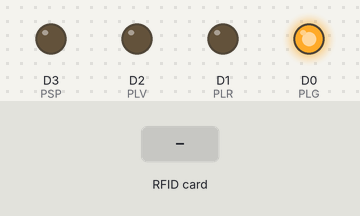
The sketch below on a simulated ESP8266 (NodeMCU). Parts: output pins drawn as LEDs (lit = HIGH). Dashed ring = blinking. The inputs (shaded band) are chosen by the test bench. WiFi joins after 1.5 s; servers stay silent unless stated; what the sketch prints to the serial monitor is not drawn.

Above: at 0.4 s.
At 5.0 s:
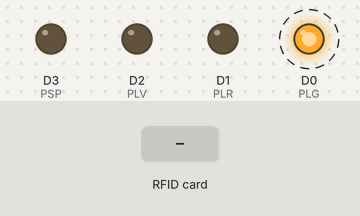
5.1 s: RFID card 5E 7A 19 C4 held to the reader
At 6.13 s:
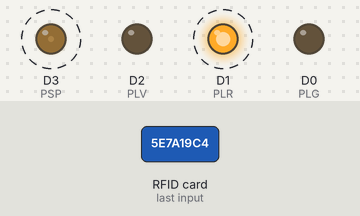
Timing chart, 0 to 14.1 s (numbered marks = the images above; inputs shaded):
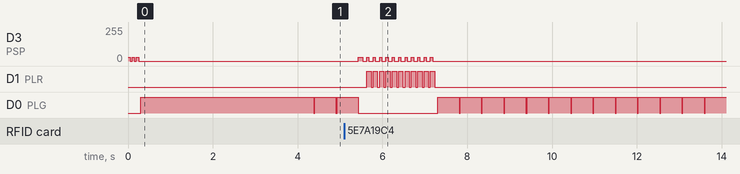

Measured:
- after the input at 5.1 s, D3 (PSP): alternates 30/255 for 0.05 s and 0/255 for 0.10 s, 24 changes in all, then stays 0/255, starting after 0.33 s; D1 (PLR): alternates HIGH for 0.10 s and LOW for 0.05 s, 22 changes in all, then stays LOW, starting after 0.53 s
- by itself, D0 (PLG): repeats every 0.53 s: HIGH 0.50 s, LOW 0.03 s

The sketch:

bibliohackrom.ino
```cpp
/*
 * BiblioHackDay 2019
 * RFID Manager
 */

#include "ESP8266WiFi.h"
#include <SPI.h>
#include <MFRC522.h>
#include <ESP8266HTTPClient.h>

// WiFi Password

const char *ssid = "motog";      // Nome AP
const char *pasw = "ciaociao22"; // Password AP

// Section: PINOUT

#define PLG D0 // Pin LED Giallo -> Esercizio
#define PLR D1 // Pin LED Rosso -> Libri OK
#define PLV D2 // Pin LED Verde -> Libri Sbagliati
#define PSP D3 // Pin Speaker

/* Pin Match
 * | RC522 |  Cavo   | ESP8266  |
 * | :---: | :-----: | :------: |
 * |  SDA  |  Viola  | SD3 (10) |
 * |  SCK  | Grigio  |    D5    |
 * | MOSI  | Bianco  |    D7    |
 * | MISO  |  Nero   |    D6    |
 * |  IRQ  |    -    |          |
 * |  GND  |    *    |          |
 * |  RST  | Marrone | SD2 (9)  |
 * | 3.3V  |    *    |          |
 */
#define P_RFID_SDA 10
#define P_RFID_RST 9

MFRC522 mfrc522(P_RFID_SDA, P_RFID_RST);

// Section: FXs

void setup()
{
    pinMode(PSP, OUTPUT);
    pinMode(PLG, OUTPUT);
    pinMode(PLR, OUTPUT);
    pinMode(PLV, OUTPUT);
    beep(50);
    beep(50);
    beep(50);
    digitalWrite(PLG, 1);
    Serial.begin(9600);                // Inizializza la seriale
    Serial.println("\nBiblioHackROM OK!");
    SPI.begin();                       // Inizializza SPI
    mfrc522.PCD_Init();                // Inizializza l'RC522
    mfrc522.PCD_DumpVersionToSerial(); // Stampa la versione del circuito
    WiFi.mode(WIFI_OFF);               // Evita problemi di connessione
    delay(1000);
    WiFi.mode(WIFI_STA); // Client Mode
    setupAPConnection();
    delay(1000);
}

extern int books[] = {0, 0, 0}; // io mi suicidio

void loop()
{
    Serial.flush();
    Serial.println("Main loop!");
    lookForCard();
}

/*===================================*/

void setupAPConnection()
{
    Serial.print("Connessione al WiFi: ");
    WiFi.begin(ssid, pasw);
    while (WiFi.status() != WL_CONNECTED)
    {
        delay(500);
        Serial.print("*");
    }
    Serial.print("Connesso! Indirizzo IP: ");
    Serial.print(WiFi.localIP()); // Print the IP address
    Serial.println();
    digitalWrite(PLG, 1);
}

void beep(unsigned char delayms)
{
    analogWrite(PSP, 30);
    delay(delayms);
    analogWrite(PSP, 0);
    delay(delayms);
}

bool lookForCard()
{
    int decimalUid = 0;
    if (mfrc522.PICC_IsNewCardPresent() && mfrc522.PICC_ReadCardSerial())
    {
        beep(100);
        //Serial.println();
        for (int i = 0; i < mfrc522.uid.size; i++)
        {
            decimalUid += mfrc522.uid.uidByte[i];
        }
        //Serial.printf("%d", decimalUid);
    }
    else
    {
        digitalWrite(PLG, 1);
        delay(500);
        digitalWrite(PLG, 0);
        return false;
    }

    return startBookLoop(decimalUid);
}

// Sta cosa fa schifo
int matchCardUID(int decimalUid)
{
    switch (decimalUid)
    {
    case 498: // Tessera
        return 830110;
    case 492:
        return 829879;
    default:
        return 666;
    }
}

bool startBookLoop(int decimalUid)
{
    int matricola = matchCardUID(decimalUid);
    Serial.println(matricola);
    if (matricola == 666)
    {
        return bookSeqNack();
    }
    retrieveMatchingBooks(matricola);
    bookPass();
}

bool bookSeqNack()
{
    for (int i = 0; i < 11; i++)
    {
        digitalWrite(PLR, 1);
        beep(50);
        digitalWrite(PLR, 0);
        delay(50);
    }
    cleanupBooks();
    return false;
}

bool bookSeqAck()
{
    cleanupBooks();
    digitalWrite(PLV, 1);
    delay(500);
    beep(500);
    beep(500);
    digitalWrite(PLV, 0);
    return true;
}

// Ottieni lista libri
bool retrieveMatchingBooks(int matricola)
{
    HTTPClient http;
    http.begin("http://bibliohackdaysalsiccia.altervista.org/src.php?search-type=Utente&text=" + String(matricola));
    int httpCode = http.GET();
    String payload = http.getString();
    Serial.println(payload);
    int k, i = 0;
    while (k < 3)
    {
        if (i < payload.length())
        {
            books[k] += int((payload.substring(i, i + 3)).toInt());
            i += 4;
        }
        k++;
    }
    return true;
}

int bookPassCardLoop() {
    int card = 0;
    while (true) {
        if (mfrc522.PICC_IsNewCardPresent() && mfrc522.PICC_ReadCardSerial()) {
            beep(100);
            for (int i = 0; i < mfrc522.uid.size; i++) {
                card += mfrc522.uid.uidByte[i];
            }
            return card;
        } else {
            digitalWrite(PLV, 1);
            delay(500);
            digitalWrite(PLV, 0);
        }
    }
}

bool booksEmptied() {
    for (int i = 0; i < 3; i++) {
        Serial.println(books[i]);
        if (books[i] != 0) return false;
    }
    return true;
}

bool isIn(int card) {
    bool result = false;
    Serial.println(card);
    for (int i = 0; i < 3; i++) {
        if (books[i] == card) {
            result = true;
            books[i] = 0;
            break;
        }
    }
    return result;
}

bool bookPass() {
  while(!booksEmptied()) {
      if (isIn(bookPassCardLoop())) {
        Serial.println("libri--");
      } else {
            return bookSeqNack();
        }
    }
    return bookSeqAck();
}

bool cleanupBooks() {
    for (int i = 0; i < 3; i++) {
            books[i] = 0;
        }
}
```
